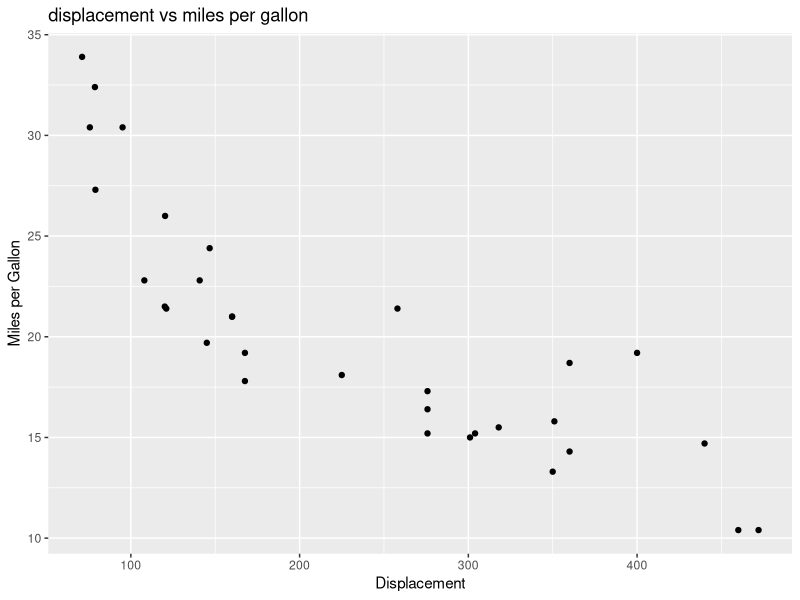
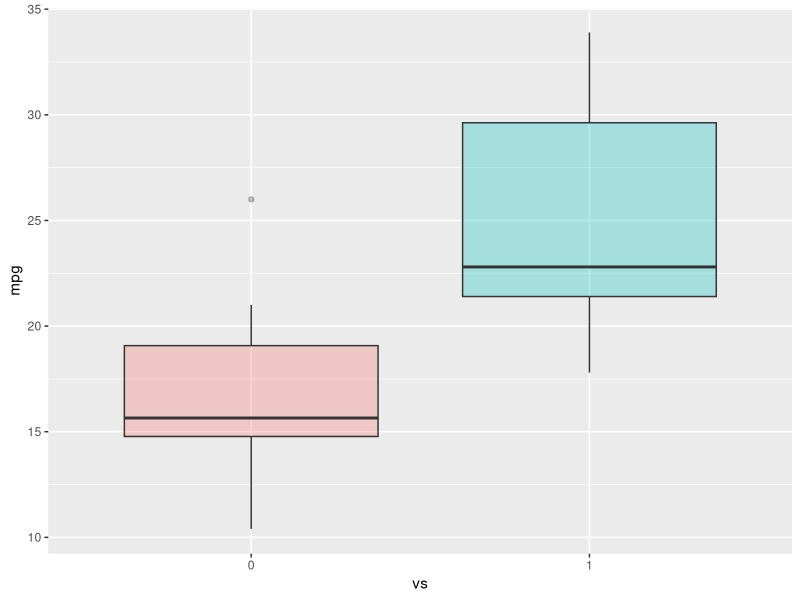
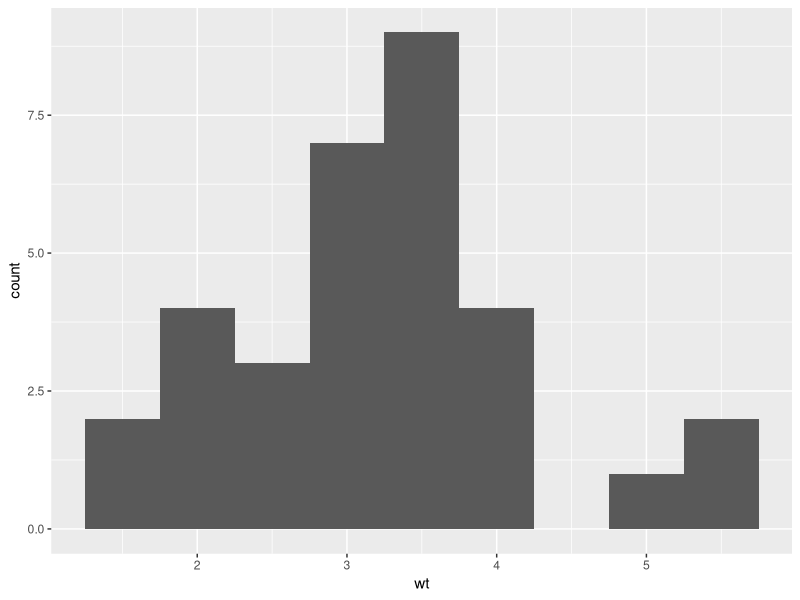

Write the R code that produced these figures, in order.
#load ggplot package
library(ggplot2)

#create a scatterplot of displacement (disp) and miles per gallon (mpg)

ggplot(aes(x=disp,y=mpg,),data=mtcars)+geom_point()+ggtitle("displacement vs miles per gallon") + 
  labs(x = "Displacement", y = "Miles per Gallon")

#make vs a factor
mtcars$vs <- as.factor(mtcars$vs)

#create boxplot of the distribution for v-shaped and straight Engine + add color

ggplot(aes(x=vs, y=mpg, fill = vs), data = mtcars) + 
  geom_boxplot(alpha=0.3) +
  theme(legend.position="none")

#create histogram of weight wt
ggplot(aes(x=wt),data=mtcars) + geom_histogram(binwidth=0.5)